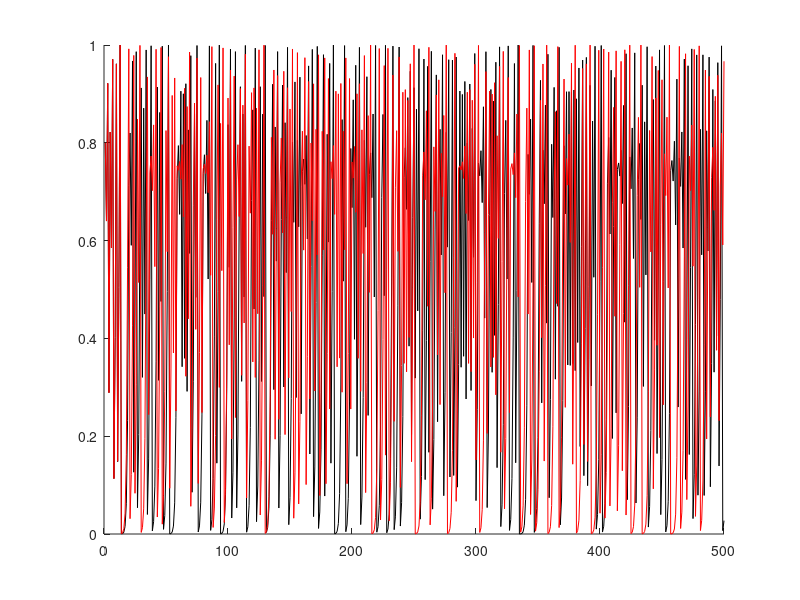
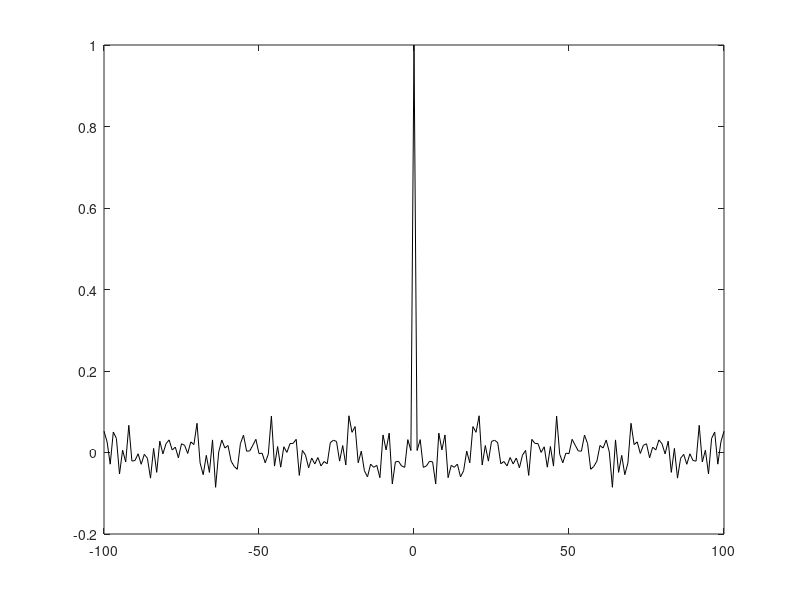
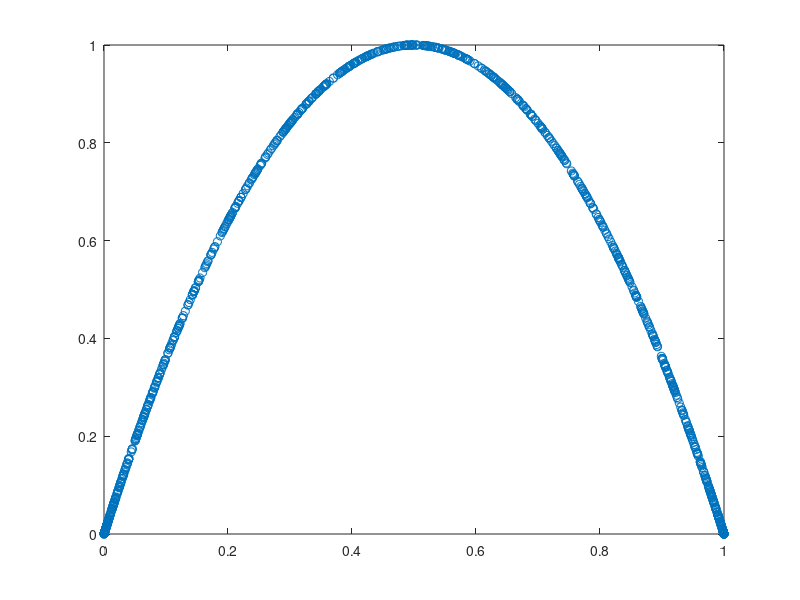

Here is the MATLAB script that generated these plots, in order:
clear;

%a Sensitivity to change in initial condition
x(1) = .8;
for n = 2:1000
    x(n)=4*x(n-1)*(1-x(n-1));
end
figure;hold;
plot(x(1:500),'k')
y(1)=0.799999;
for n = 2:1000
    y(n)=4*y(n-1)*(1-y(n-1));
end
plot(y(1:500),'r')

%b. Autocorrelation failure
auto=xcov(x, 100,'coeff');
lag=-100:100;
figure;
plot(lag,auto,'k');

%Relationship from return plot
%Parabola with maximum at 1
figure;
plot(x(1:999),x(2:1000),'o');
